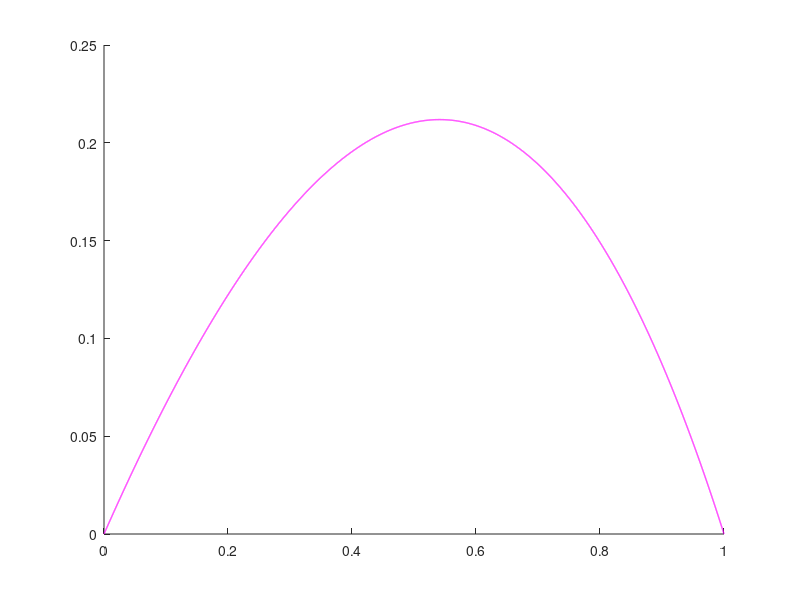

This figure's MATLAB source: (Note: this script raises an error after producing the figure.)
%   problem3.m
%   Authors:    Kurtis Harms (38764114)
%               Ecem Kahraman (47962113)
%               Mike Wilk (21085121)
%   MECH 358 Lab 3
%   Purpose: Problem 3, truncation error for different schemes
%   Required Files: solve_bvp.m
clear;
clc;
format long;

%      .oooooo..o oooooooooooo ooooooooooooo ooooo     ooo ooooooooo.   
%     d8P'    `Y8 `888'     `8 8'   888   `8 `888'     `8' `888   `Y88. 
%     Y88bo.       888              888       888       8   888   .d88' 
%      `"Y8888o.   888oooo8         888       888       8   888ooo88P'  
%          `"Y88b  888    "         888       888       8   888         
%     oo     .d8P  888       o      888       `88.    .8'   888         
%     8""88888P'  o888ooooood8     o888o        `YbodP'    o888o        


h_values = [0.1,0.05,0.01,0.005];
% We are solving from 0 < x < 1
L = 1;

% Matrices of colors and lines widths
colors = ['r','b','k','g','y','m'];
linewidth = [1,1,1,1,1,2,1];

y0p5_exact = 0.2104196;
exact_values = y0p5_exact.*ones(length(h_values),1);

% Our boundary values
y_0 = 0;
y_L = 0;


%     ooooooooo.                          .              .o.       
%     `888   `Y88.                      .o8             .888.      
%      888   .d88'  .oooo.   oooo d8b .o888oo          .8"888.     
%      888ooo88P'  `P  )88b  `888""8P   888           .8' `888.    
%      888          .oP"888   888       888          .88ooo8888.   
%      888         d8(  888   888       888 .       .8'     `888.  
%     o888o        `Y888""8o d888b      "888"      o88o     o8888o

% Create and plot analytical solution
figure(1);
hold on;
% ezplot(@(x) exp(1).*x-x-exp(x)+1, [0 L]);
x = 0:0.0001:L;
y = exp(1).*x-x-exp(x)+1;
plot(x,y,'m','linewidth',linewidth(1));

error_values = ones(length(h_values),1);

% iterator for the inner loop
i = 1;
for h = h_values

    % Create and plot numerical solution
    y = solve_bvp(L,h,y_0,y_L);
    x = 0:h:L;
    plot(x,y,colors(i),'linewidth',linewidth(i));

    error_values(i) = y((length(y)+1)/2);
    % Increment the inner iterator
    i = i+1;
end

% Graph the solution for part (a)
% NOTE: this actually isn't required for the lab
legend('Analytical Solution', ...
'Numerical Solution with h=0.1', ...
'Numerical Solution with h=0.05', ...
'Numerical Solution with h=0.01', ...
'Numerical Solution with h=0.005');
title(strcat('T(x) vs. x Analytical & Numerical Solutions from 0 < x < L',num2str(L)));
xlabel('x')
ylabel('y(x)');

% Now prepare loglog plot for the error
figure(3);
hold on;
loglog(h_values,abs(error_values-exact_values)/abs(exact_values));
legend('Central Difference Method', ...
    '4th Order Difference Method');
title('Relative Error for Central Difference and 4th Order Difference vs. Mesh Size - Problem 3A/3B');
xlabel('h');
ylabel('Relative Error');
error_values_a = error_values;



% Show error values for each value of h
disp('Here are the error values using Central Differences:');
disp(error_values);
    
%     ooooooooo.                          .        oooooooooo.  
%     `888   `Y88.                      .o8        `888'   `Y8b 
%      888   .d88'  .oooo.   oooo d8b .o888oo       888     888 
%      888ooo88P'  `P  )88b  `888""8P   888         888oooo888' 
%      888          .oP"888   888       888         888    `88b 
%      888         d8(  888   888       888 .       888    .88P 
%     o888o        `Y888""8o d888b      "888"      o888bood8P'


figure(2);
hold on;
x = 0:0.0001:L;
y = exp(1).*x-x-exp(x)+1;
plot(x,y,'m','linewidth',linewidth(1));

error_values = ones(length(h_values),1);

% iterator for the inner loop
i = 1;
for h = h_values

    % Create and plot numerical solution
    y = solve_4th_order_part_b_bvp(L,h,y_0,y_L);
    x = 0:h:L;
    plot(x,y,colors(i),'linewidth',linewidth(i));

    error_values(i) = y((length(y)+1)/2);
    % Increment the inner iterator
    i = i+1;
end

% Graph the solution for part (b)
% NOTE: this actually isn't required for the lab
legend('Analytical Solution', ...
'Numerical Solution with h=0.1', ...
'Numerical Solution with h=0.05', ...
'Numerical Solution with h=0.01', ...
'Numerical Solution with h=0.005');
title(strcat('T(x) vs. x Analytical & Numerical Solutions from 0 < x < L',num2str(L)));
xlabel('x')
ylabel('y(x)');

% Add the loglog plot for the error of part (b)
figure(6);
loglog(h_values,abs(error_values-exact_values)/abs(exact_values),h_values,abs(error_values_a-exact_values)/abs(exact_values));

% Show error values for each value of h
disp('Here are the smaller error values using 4th-order BVP:');
disp(error_values);


%     ooooooooo.                          .          .oooooo.   
%     `888   `Y88.                      .o8         d8P'  `Y8b  
%      888   .d88'  .oooo.   oooo d8b .o888oo      888          
%      888ooo88P'  `P  )88b  `888""8P   888        888          
%      888          .oP"888   888       888        888          
%      888         d8(  888   888       888 .      `88b    ooo  
%     o888o        `Y888""8o d888b      "888"       `Y8bood8P' 

h_values = [0.25, 0.1, 0.05];
y_0 = 0;
y_L = 0;
y0p5_exact = -0.00490196320871196;
exact_values = y0p5_exact.*ones(length(h_values),1);
error_values = ones(length(h_values),1);

figure(4);
hold on;
% iterator for the inner loop
i = 1;
for h = h_values
    % Create and plot numerical solution
    y = solve_4th_order_part_c_bvp(L,h,y_0,y_L);
    x = 0:h:L;
    plot(x,y,colors(i),'linewidth',linewidth(i));

    error_values(i) = y((length(y)+1)/2);
    % Increment the inner iterator
    i = i+1;
end

legend('Numerical Solution with h=0.25', ...
'Numerical Solution with h=0.1', ...
'Numerical Solution with h=0.05');
title(strcat('y(x) vs. x Numerical Solutions for Part C from 0 < x < L',num2str(L)));
xlabel('x')
ylabel('y(x)');

% Now prepare loglog plot for Part C
figure(5);
hold on;
loglog(h_values,abs(error_values-exact_values)/abs(exact_values));
legend('4th-order Difference Method');
title('Relative Error for 4th Order Difference for Problem 3C');
xlabel('h');
ylabel('Relative Error');


% Show error values for each value of h
disp('Here are the error values using 4th-order BVP on -y"=sqrt(x)*sin(10x):');
disp(error_values);












